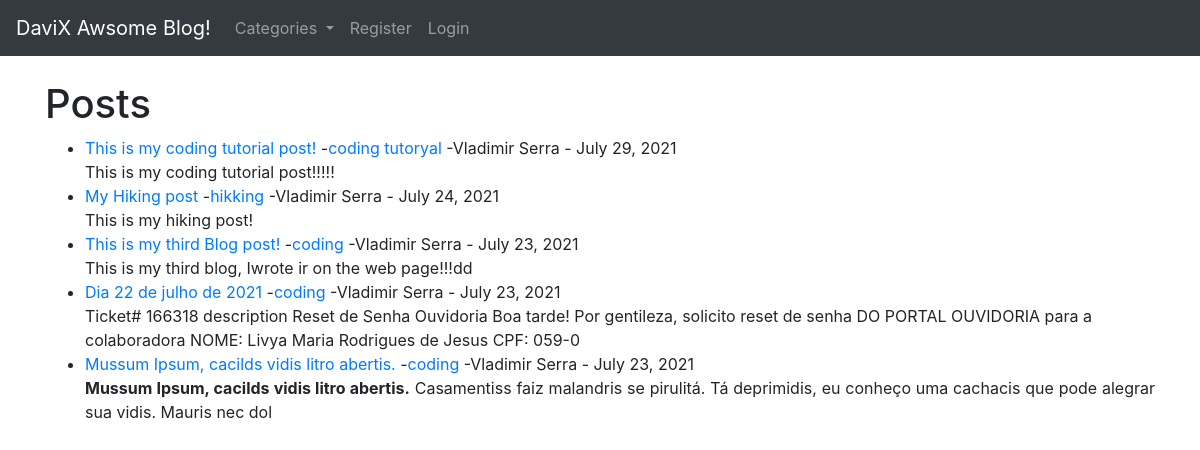
The app's page /, older data.
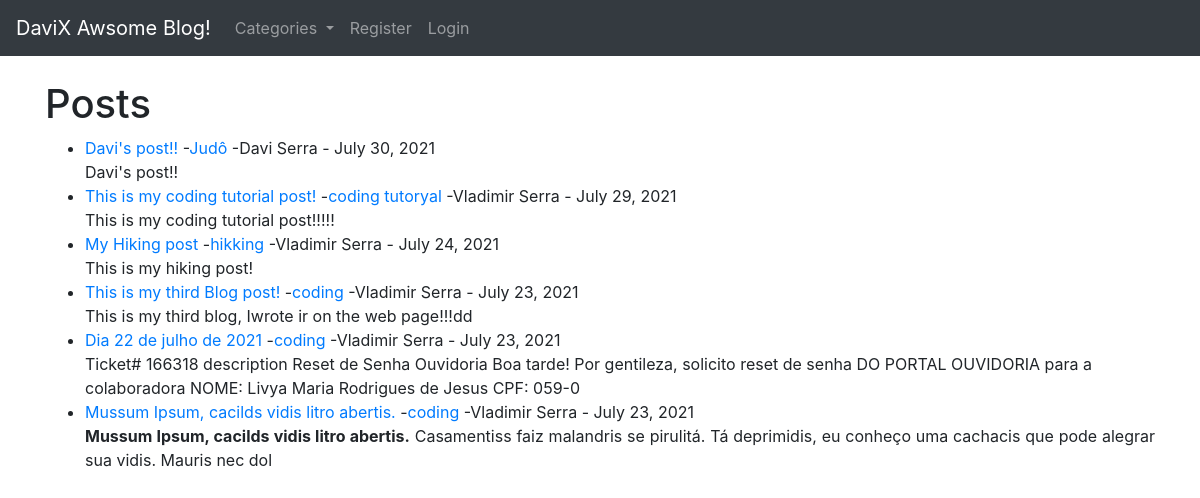
The same page, newer data.
### theblog/models.py (models this page shows, shortened)
class Post(models.Model):
    title = models.CharField(max_length=255)
    title_tag = models.CharField(max_length=255)
    author = models.ForeignKey(User, on_delete=models.CASCADE)
    body = models.TextField()
    post_date = models.DateField(auto_now_add=True)
    category = models.CharField(max_length=255, default='coding')
    likes = models.ManyToManyField(User, related_name='blog_post')

### theblog/views.py (the view)
# urls.py: path('', HomeView.as_view(), name="home"),
class HomeView(ListView):
    model = Post
    template_name = 'home.html'
    ordering = ['-post_date']
    def get_context_data(self, *args, **kwargs):
        cat_menu = Category.objects.all()
        context = super(HomeView, self).get_context_data(*args, **kwargs)
        context['cat_menu'] = cat_menu
        return context

### theblog/models.py (called while the page is built)
    def __str__(self):
        return self.name

### theblog/templates/home.html (shortened to what this page needs)
{% extends 'base.html' %}
{% block content %}
<h1>Posts</h1>
<ul>
    {% for post in object_list %}
    <li><a href="{% url 'article-detail' post.pk %}">
            {{ post.title }} </a>
       -<a href="{% url 'category' post.category|slugify %}">{{ post.category}}</a>
       -{{ post.author.first_name }}
        {{ post.author.last_name }} -
            {{post.post_date}} <br/>
        {{ post.body|slice:":200"|safe }}</li>
    {% endfor %}
</ul>
{% endblock %}

Row changes from the older to the newer data that the page shows:
added Post: title "Davi's post!!", category "Judô", author.first_name "Davi", author.last_name "Serra", post_date "July 30, 2021", body "Davi's post!!"
